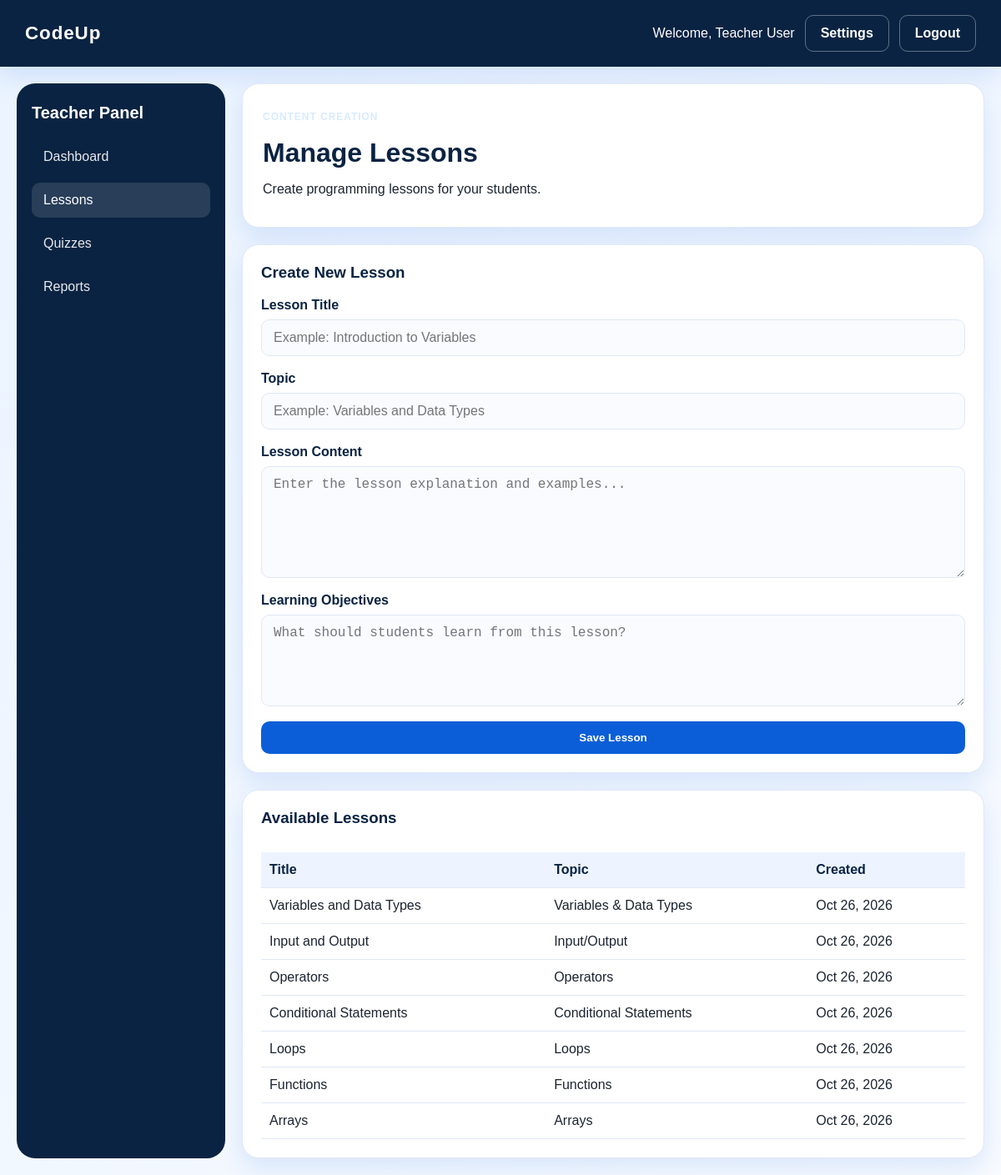
/teacher/lessons.php (signed in), run on the app's committed database.
### tables this page shows
CREATE TABLE users (
  id INT AUTO_INCREMENT PRIMARY KEY,
  name VARCHAR(150) NOT NULL,
  email VARCHAR(150) NOT NULL UNIQUE,
  password VARCHAR(255) NOT NULL,
  role ENUM('admin','teacher','student') NOT NULL,
  status ENUM('active','inactive') DEFAULT 'active',
  created_at TIMESTAMP DEFAULT CURRENT_TIMESTAMP
);

CREATE TABLE lessons (
  id INT AUTO_INCREMENT PRIMARY KEY,
  title VARCHAR(150) NOT NULL,
  topic VARCHAR(150) NOT NULL,
  content TEXT NOT NULL,
  objectives TEXT,
  created_by INT DEFAULT NULL,
  created_at TIMESTAMP DEFAULT CURRENT_TIMESTAMP,
  FOREIGN KEY (created_by) REFERENCES users(id) ON DELETE SET NULL
);

### includes/config.php (called while the page is built, shortened)
<?php
$host = 'localhost';
$user = 'root';
$pass = '';
$dbname = 'codeup';
try {
    $conn = new mysqli($host, $user, $pass, $dbname);
    $conn->set_charset('utf8mb4');
} catch (mysqli_sql_exception $exception) {
    error_log('Database connection failed: ' . $exception->getMessage());
    http_response_code(500);
    exit('Database connection failed. Check that MySQL is running, the credentials are correct, and the codeup database has been imported.');
}
function db()
{
    global $conn;
    return $conn;
}
function isLoggedIn()
{
    return isset($_SESSION['user_id']);
}
function currentUser()
{
    $stmt = db()->prepare('SELECT * FROM users WHERE id = ? LIMIT 1');
    $stmt->bind_param('i', $_SESSION['user_id']);
    $stmt->execute();
    $result = $stmt->get_result();
    return $result->fetch_assoc();
}
function formatDate($date)
{
    return date('M d, Y', strtotime($date));
}

### teacher/lessons.php (the view, shortened to what this page needs)
<?php
require __DIR__ . '/../includes/config.php';
$conn = db();
$userId = (int)($_SESSION['user_id'] ?? 0);
function lessonEscape($value): string
{
    return htmlspecialchars(
        (string)($value ?? ''),
        ENT_QUOTES,
        'UTF-8'
    );
}
try {
    $stmt = $conn->prepare(
        'SELECT id, title, topic, content, objectives, created_by, created_at
         FROM lessons
         WHERE created_by = ? OR created_by IS NULL
         ORDER BY created_at DESC'
    );
    $stmt->bind_param('i', $userId);
    $stmt->execute();
    $lessons = $stmt->get_result();
} catch (Throwable $e) {
    error_log(
        'CodeUp lesson listing error: ' . $e->getMessage()
    );
    http_response_code(500);
    exit(
        'Unable to load lessons. Please check the lessons table and PHP error log.'
    );
}
include __DIR__ . '/../includes/header.php';
?>
<div class="dashboard-page">
    <aside class="sidebar">
        <h3>Teacher Panel</h3>
        <nav>
            <a href="dashboard.php">Dashboard</a>
            <a class="active" href="lessons.php">Lessons</a>
            <a href="quizzes.php">Quizzes</a>
            <a href="reports.php">Reports</a>
        </nav>
    </aside>
    <main class="main-panel">
        <div class="page-header">
            <div>
                <p class="eyebrow">Content Creation</p>
                <h1>Manage Lessons</h1>
                <p>Create programming lessons for your students.</p>
            </div>
        </div>
        <div class="card">
            <h3>Create New Lesson</h3>
            <form method="POST" class="stack-form">
                <div class="form-group">
                    <label for="title">Lesson Title</label>
                    <input
                        type="text"
                        id="title"
                        name="title"
                        maxlength="255"
                        placeholder="Example: Introduction to Variables"
                        required
                    >
                </div>
                <div class="form-group">
                    <label for="topic">Topic</label>
                    <input
                        type="text"
                        id="topic"
                        name="topic"
                        maxlength="255"
                        placeholder="Example: Variables and Data Types"
                        required
                    >
                </div>
                <div class="form-group">
                    <label for="content">Lesson Content</label>
                    <textarea
                        id="content"
                        name="content"
                        rows="6"
                        placeholder="Enter the lesson explanation and examples..."
                        required
                    ></textarea>
                </div>
                <div class="form-group">
                    <label for="objectives">Learning Objectives</label>
                    <textarea
                        id="objectives"
                        name="objectives"
                        rows="3"
                        placeholder="What should students learn from this lesson?"
                    ></textarea>
                </div>
                <button
                    type="submit"
                    name="add_lesson"
                    value="1"
                    class="btn btn-primary"
                >
                    Save Lesson
                </button>
            </form>
        </div>
        <div class="card">
            <h3>Available Lessons</h3>
            <div style="width:100%; overflow-x:auto;">
                <table class="data-table" style="width:100%;">
                    <thead>
                        <tr>
                            <th>Title</th>
                            <th>Topic</th>
                            <th>Created</th>
                        </tr>
                    </thead>
                    <tbody>
                    <?php if ($lessons->num_rows > 0): ?>
                        <?php while ($lesson = $lessons->fetch_assoc()): ?>
                            <tr>
                                <td>
                                    <?= lessonEscape($lesson['title']); ?>
                                </td>
                                <td>
                                    <?= lessonEscape($lesson['topic']); ?>
                                </td>
                                <td>
                                    <?= lessonEscape(
                                        !empty($lesson['created_at'])
                                            ? formatDate($lesson['created_at'])
                                            : 'Not available'
                                    ); ?>
                                </td>
                            </tr>
                        <?php endwhile; ?>
                    <?php endif; ?>
                    </tbody>
                </table>
            </div>
        </div>
    </main>
</div>
<?php
include __DIR__ . '/../includes/footer.php';
?>

### includes/header.php (shortened to what this page needs)
<?php
require_once __DIR__ . '/config.php';
?>
<!DOCTYPE html>
<html lang="en">
<head>
    <link rel="stylesheet" href="<?= BASE_URL; ?>/assets/css/style.css">
</head>
<body>
    <?php if (isLoggedIn()): ?>
    <div class="topbar">
        <div class="brand-box">
            <strong>CodeUp</strong>
        </div>
        <div class="topbar-actions">
            <span>Welcome, <?= htmlspecialchars(currentUser()['name'] ?? 'User'); ?></span>
            <a href="<?= BASE_URL; ?>/settings.php" class="btn btn-outline">Settings</a>
            <a href="<?= BASE_URL; ?>/logout.php" class="btn btn-outline" data-logout-trigger>Logout</a>
        </div>
    </div>
    <?php endif; ?>
    <div class="page-shell">

### assets/css/style.css (style rules this page uses)
:root { --primary-blue: #0b5ed7; --primary-dark: #0a2342; --primary-soft: #edf4ff; --accent: #1d9bf0; --white: #ffffff; --text: #1b2430; --muted: #6b7280; --border: #dfe8f5; --success: #198754; --danger: #dc3545; --shadow: 0 12px 30px rgba(11, 94, 215, 0.12); }
* { box-sizing: border-box; }
body { margin: 0; font-family: Arial, sans-serif; background: linear-gradient(135deg, #eaf3ff 0%, #f8fbff 100%); color: var(--text); }
a { text-decoration: none; color: inherit; }
.page-shell { min-height: 100vh; padding: 20px; }
.topbar { display: flex; align-items: center; justify-content: space-between; background: var(--primary-dark); color: var(--white); padding: 18px 30px; box-shadow: var(--shadow); }
.brand-box { font-size: 1.4rem; letter-spacing: 0.04em; }
.topbar-actions { display: flex; align-items: center; gap: 12px; }
.btn { display: inline-flex; align-items: center; justify-content: center; border: none; border-radius: 10px; padding: 12px 18px; font-weight: 600; cursor: pointer; transition: 0.2s ease; }
.btn-primary { background: var(--primary-blue); color: var(--white); }
.btn-outline { background: transparent; border: 1px solid rgba(255,255,255,0.35); color: var(--white); }
.eyebrow { display: inline-block; letter-spacing: 0.08em; text-transform: uppercase; color: #d7ebff; font-size: 0.75rem; font-weight: bold; }
.feature-card, .card, .metric-card { background: var(--white); border: 1px solid var(--border); border-radius: 20px; box-shadow: var(--shadow); }
.auth-form, .stack-form { display: flex; flex-direction: column; gap: 18px; }
.form-group { display: flex; flex-direction: column; gap: 8px; }
label { font-weight: 600; color: var(--primary-dark); }
input, select, textarea { width: 100%; border: 1px solid var(--border); border-radius: 10px; padding: 12px 14px; font-size: 1rem; background: #f9fbff; }
textarea { resize: vertical; min-height: 110px; }
.dashboard-page { display: grid; grid-template-columns: 250px 1fr; gap: 20px; min-height: 80vh; }
.sidebar { background: var(--primary-dark); color: var(--white); padding: 24px 18px; border-radius: 22px; }
.sidebar h3 { margin-top: 0; margin-bottom: 20px; font-size: 1.25rem; }
.sidebar nav { display: flex; flex-direction: column; gap: 10px; }
.sidebar nav a { display: block; padding: 12px 14px; border-radius: 10px; color: var(--white); opacity: 0.9; }
.sidebar nav a.active, .sidebar nav a:hover { background: rgba(255,255,255,0.12); opacity: 1; }
.main-panel { display: flex; flex-direction: column; gap: 20px; }
.page-header { display: flex; justify-content: space-between; align-items: center; background: var(--white); border: 1px solid var(--border); border-radius: 20px; padding: 20px 24px; box-shadow: var(--shadow); }
.page-header h1 { margin: 6px 0 0; color: var(--primary-dark); }
.card { padding: 22px; }
.card h3 { margin-top: 0; color: var(--primary-dark); }
.data-table { width: 100%; border-collapse: collapse; margin-top: 12px; }
.data-table th, .data-table td { border-bottom: 1px solid var(--border); text-align: left; padding: 12px 10px; }
.data-table th { background: var(--primary-soft); color: var(--primary-dark); }

### data on the page
users: name "Teacher User"
lessons: title "Variables and Data Types", topic "Variables & Data Types", created_at "Oct 26, 2026"
lessons: title "Input and Output", topic "Input/Output", created_at "Oct 26, 2026"
lessons: title "Operators", topic "Operators", created_at "Oct 26, 2026"
lessons: title "Conditional Statements", topic "Conditional Statements", created_at "Oct 26, 2026"
lessons: title "Loops", topic "Loops", created_at "Oct 26, 2026"
lessons: title "Functions", topic "Functions", created_at "Oct 26, 2026"
lessons: title "Arrays", topic "Arrays", created_at "Oct 26, 2026"
